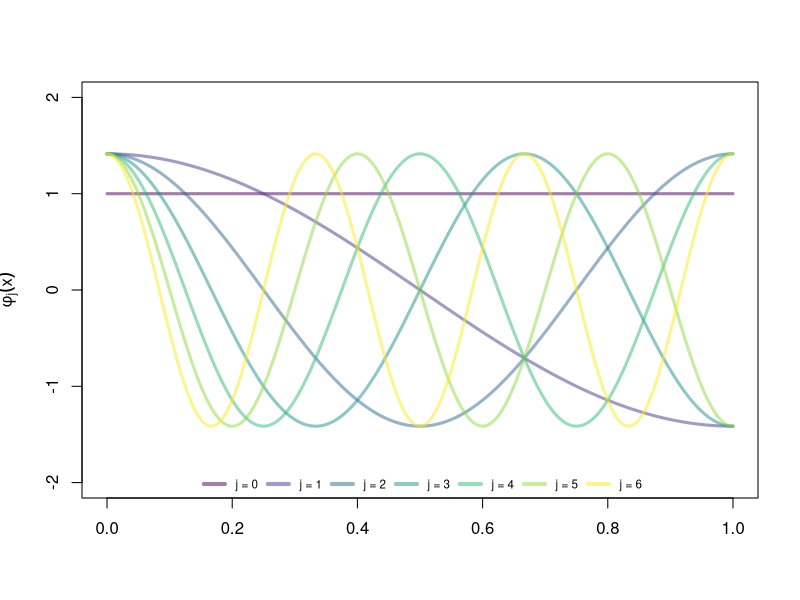
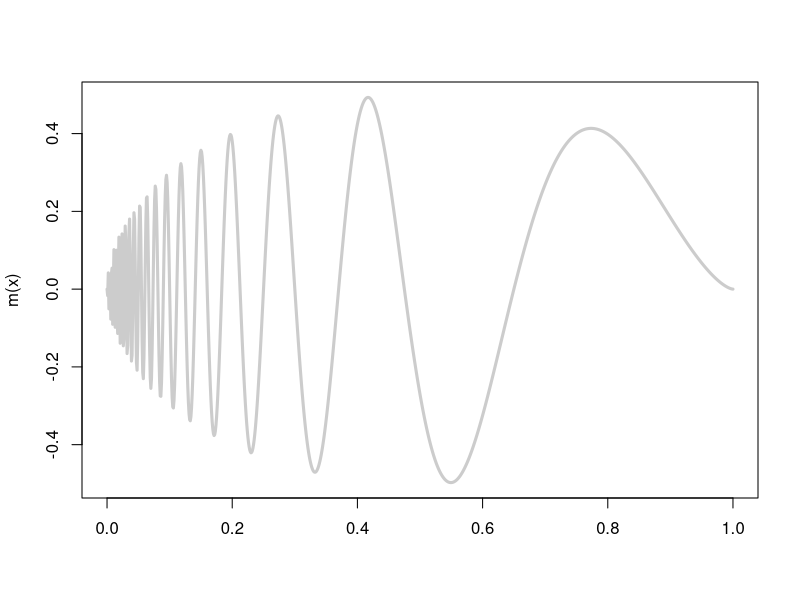
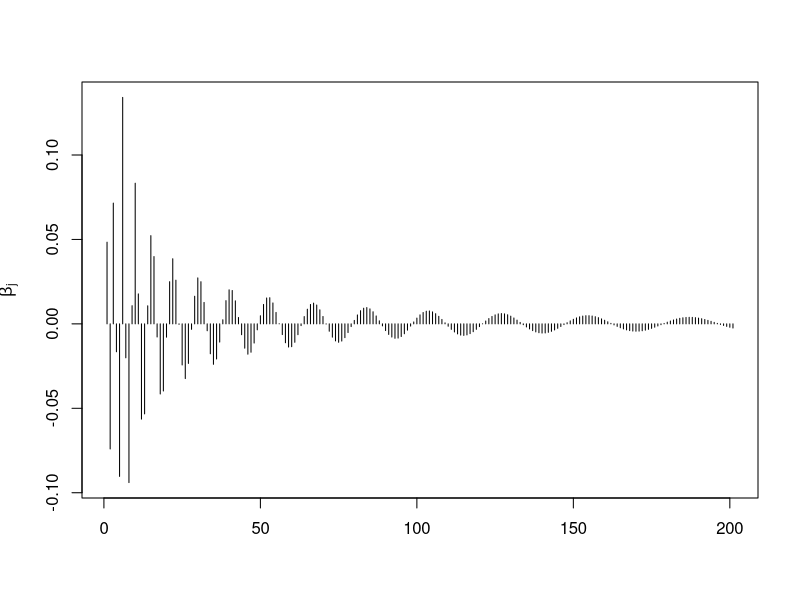
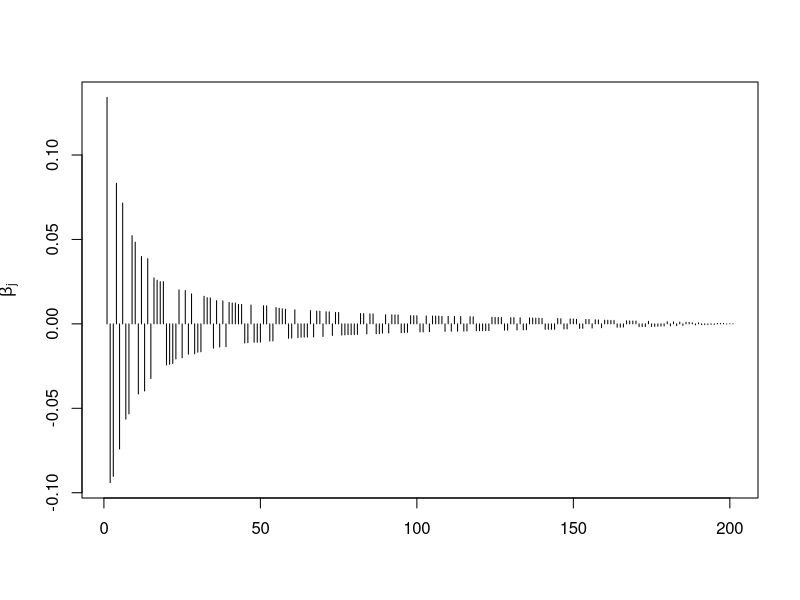
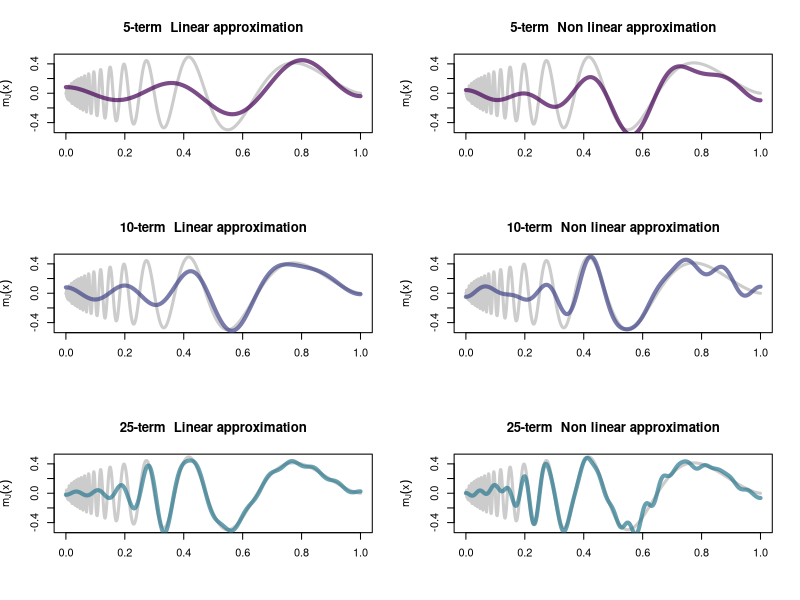
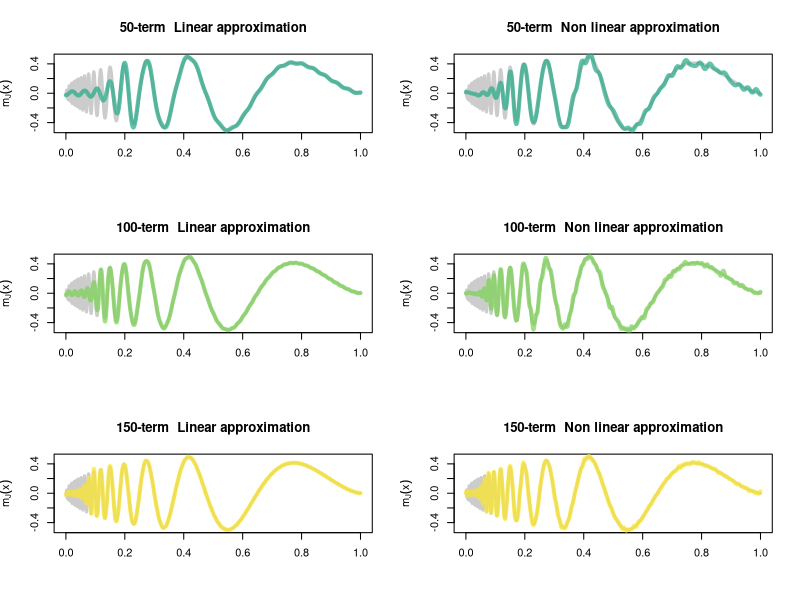

The R source for these figures, in order:
## ---- chunk 1
# Here we include all libraires needed to run 
library('caret')
library('viridis')

## ---- chunk 2
ff <- function(x,j){
  f= exp(j*x)
  if (j!=0){
    f = (j%%2 ==0)* exp(2*j*x) + (j%%2 !=0)*exp(-2*j*x)
  }
return(f)
}
## ---- chunk 3
# Lets define our cosine functions 
# Cosine-basis
cos.basis = function(x, j = 4)  1*(j == 0) + sqrt(2)*cos(pi*j*x)*(j > 0)


# Plot the first 10 basis functions
j.max = 6
mycol = viridis(j.max + 1, alpha = .5)


# Open the graphical device
curve(cos.basis(x,0), n = 501,  ylim = c(-2,2), col = mycol[1], lwd = 3,
      main = " ", xlab = "", ylab = expression(phi[j](x)))


# Add the other basis functions
for (idx in 1:j.max) curve(cos.basis(x, j = idx), n = 501, add = T, col = mycol[idx + 1], lwd = 3)
legend("bottom", paste("j =", 0:j.max), col = mycol, lwd = 4, cex = .7, bty = "n", horiz = T)


## ---- chunk 4

# Doppler function scaled in [0,1]
doppler.fun <-  function(x) sqrt(x*(1 - x))*sin( (2.1*pi)/(x + 0.05) )
curve(doppler.fun(x), from = 0, to = 1, main = "", xlab = "", ylab = "m(x)",
      n = 1001, col = gray(.8), lwd = 3)

# Part 3 ------------------------------------------------------------------

# Let's now numerically evaluate the Fourier coefficients 
# of the Doppler under our cosine-basis
j.max   <- 200
f.coeff <- rep(NA, j.max+1)
for (idx in 0:j.max){
  foo = tryCatch(
    integrate(function(x, j) doppler.fun(x) * cos.basis(x,j), lower = 0, upper = 1, j = idx)$value,
    error = function(e) NA
  )
  f.coeff[idx + 1] = foo
}
# Visualize the Fourier coefficients
plot(f.coeff, type = "h", ylab = expression(beta[j]), main = "", xlab = "")


## ---- chunk 5
#Now we order the coefficients in descending order w.r.t to their absolute value
ord = order(abs(f.coeff), decreasing = T) # indexes from max to  min abslute value

# Visualize the Fourier coefficients
nf.coeff = f.coeff[ord]
plot(nf.coeff, type = "h", ylab = expression(beta[j]), main = "", xlab = "")
## ---- chunk 6
# Time to rebuild/approximate our Doppler with an n-term (linear) approximation.
# Let's make a function for this purpose...

# Linear approximation
proj.cos <- function(x, f.coeff, j.max = 10){
  out = rep(0, length(x))
  for(idx in 0:j.max){
    if ( !is.na(f.coeff[idx + 1]) ) out = out + f.coeff[idx + 1] * cos.basis(x, j = idx)
  }
  return(out)
}

# Non linear approximation
proj.cos.nl <- function(x, f.coeff, j.max = 10){
  out = rep(0, length(x))
  for(idx in 0:j.max){
    ord.id = ord[idx + 1] # We retrieve the index of the greatest (idx+1)-th greatest coefficient in absolute value
    if ( !is.na(f.coeff[ord.id]) ) {
      out = out +   f.coeff[ord.id] * cos.basis(x, j = ord.id -1) # apply the basis function retrieving coeff at right index
    }
  }
  return(out)
}

## ---- chunk 7
# Visualize some n-terms approximations
j.seq =  c(5, 10, 25, 50, 100, 150)
mycol = viridis(length(j.seq), alpha = .7)

par(mfrow = c(3,2)) # split the graphical device in a 2 x 3 matrix
for (idx in 1:length(j.seq)){
  # Original function
  curve(doppler.fun(x), from = 0, to = 1, 
        main = paste(j.seq[idx], "-term  Linear approximation", sep = ""),
        xlab = "", ylab = expression(m[J](x)),
        n = 1001, col = gray(.8), lwd = 3)
  # Add approximation
  curve(proj.cos(x, f.coeff = f.coeff, j.seq[idx]),
        n = 1001, col = mycol[idx], lwd = 4,
        add = TRUE)
  
   curve(doppler.fun(x), from = 0, to = 1, 
        main = paste(j.seq[idx], "-term  Non linear approximation", sep = ""),
        xlab = "", ylab = expression(m[J](x)),
        n = 1001, col = gray(.8), lwd = 3)
   
  curve(proj.cos.nl(x, f.coeff = f.coeff, j.seq[idx]),
        n = 1001, col = mycol[idx], lwd = 4,
        add = T)
}
par(mfrow = c(1,3)) # back to default




## ---- chunk 8
# mse <- function(mx,mjx){
#   
#   j.max   <- 200
#   f.coeff <- rep(NA, j.max+1)
#   for (idx in 0:j.max){
#     foo = tryCatch(
#       integrate(function(x, j) (mx(x) - mjx(x)) , lower = 0, upper = 1)$value,
#       error = function(e) 0
#     )
#     foo =  sqrt(foo)
#   }
#   return(foo)
# }
# 
# mse(doppler.fun, proj.cos)
